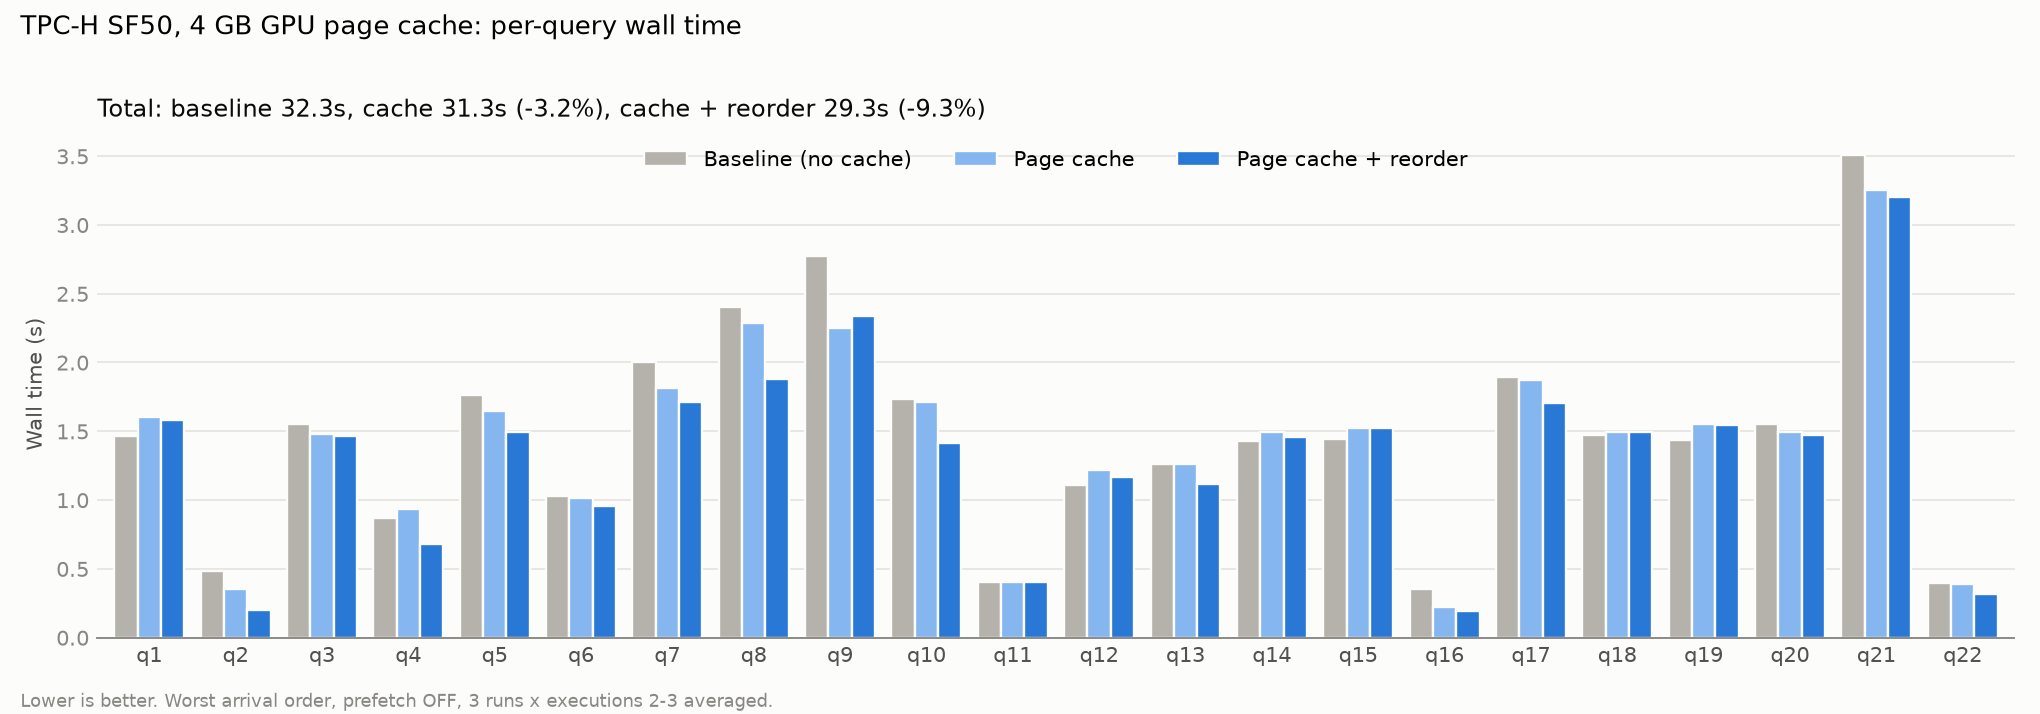

Generate this figure with Python:
#!/usr/bin/env python3
"""TPC-H SF50, 4GB page cache, worst arrival order, prefetch off: per-query performance.

Three runs per condition (experiment/RO_worst_{base,cache,reorder}{,_r2,_r3}); every number is
the mean over those runs and executions 2-3 (execution 1 is warmup).

Outputs next to this file:
  tpch_sf50_per_query.png        per-query wall, baseline / cache / cache + reorder
  tpch_sf50_breakdown.png        each query's wall split into exclusive parts (see PARTS)
  tpch_sf50_per_query.csv        all numbers, plus summed scan internals from the engine log

The breakdown parts add up to wall time. "scan, reservation wait" is time when a scan is
running, a worker slot is free and a task is stuck in Reserving -- the other scans keep going
during it, so it is NOT all lost. `resv_lost_s` estimates what is lost: the free slots that a
reserving task could have filled, as a share of the 4 slots, integrated over time.

  pixi run -e duckdb-python python result/tpch_sf50_per_query.py
"""
import collections
import csv
import importlib.util
import json
import re
from pathlib import Path

import matplotlib
matplotlib.use("Agg")
import matplotlib.pyplot as plt

ROOT = Path(__file__).resolve().parents[1]
EXP = ROOT / "experiment"
OUT = Path(__file__).resolve().parent
SLOTS = 4
EXECS = {2, 3}
CONDS = [("base", "Baseline (no cache)", "#b4b2ab"),
         ("cache", "Page cache", "#86b6ef"),
         ("reorder", "Page cache + reorder", "#2a78d6")]
RUNS = {c: [f"RO_worst_{c}", f"RO_worst_{c}_r2", f"RO_worst_{c}_r3"] for c, *_ in CONDS}
PARTS = [("scan_full", "scan, slots full", "#2a78d6"),
         ("scan_resv", "scan, reservation wait", "#eb6834"),
         ("scan_idle", "scan, slots idle", "#1baf7a"),
         ("other_ops", "other operators", "#eda100"),
         ("idle", "idle / outside tasks", "#b4b2ab")]
INNER = ["disk_read", "cache_prep", "populate", "postfilter"]
QUERIES = list(range(1, 23))

spec = importlib.util.spec_from_file_location("P", ROOT / "scripts/parse_quent_operator_breakdown.py")
P = importlib.util.module_from_spec(spec)
spec.loader.exec_module(P)


def task_spans(run):
    """(query, exec) -> [(start_ns, end_ns, kind)], kind in scan/compute/reserve/waiting."""
    tel = next((EXP / run).glob("*/telemetry_data"))
    qlabel, plan_q, pipe_plan, chain = P.load_telemetry(tel)
    events = collections.defaultdict(list)
    pipe = {}
    for path in sorted(tel.rglob("task/*.ndjson")):
        for line in path.open():
            o = json.loads(line)
            st = o.get("data", {}).get("state")
            events[o["id"]].append((o["timestamp"], st))
            if isinstance(st, dict) and isinstance(st.get("Created"), dict):
                pipe[o["id"]] = st["Created"].get("pipeline_uuid", "")
    spans = collections.defaultdict(list)
    for tid, ser in events.items():
        pid = pipe.get(tid)
        label = P.resolve_query_label(pid, plan_q, pipe_plan, qlabel) if pid else None
        parsed = P.parse_label(label) if label else None
        if not parsed or parsed[2] not in EXECS:
            continue
        ser.sort(key=lambda e: e[0])
        ops = chain.get(pid, {})
        for (ts, st), (te, _) in zip(ser, ser[1:]):
            name = next(iter(st)) if isinstance(st, dict) and st else str(st)
            if name == "Computing":
                op = st["Computing"].get("current_operator_id") if isinstance(st["Computing"], dict) else None
                kind = "scan" if ops.get(op) == "GPU_SCAN" else "compute"
            elif name == "Reserving":
                kind = "reserve"
            elif name in ("Finished", "Failed", "Cancelled"):
                continue
            else:
                kind = "waiting"
            spans[(int(parsed[1]), parsed[2])].append((ts, te, kind))
    return spans


def split(spans):
    """Sweep one query's spans into the exclusive parts plus the lost-slot estimate (seconds)."""
    out = collections.Counter()
    events = sorted([(s, 1, k) for s, e, k in spans] + [(e, -1, k) for s, e, k in spans])
    live = collections.Counter()
    prev = None
    for t, d, k in events:
        if prev is not None and t > prev:
            dur = (t - prev) / 1e9
            busy = live["scan"] + live["compute"]
            if live["reserve"] > 0 and busy < SLOTS:
                out["resv_lost_s"] += min(SLOTS - busy, live["reserve"]) / SLOTS * dur
            if live["scan"] > 0:
                if busy >= SLOTS:
                    out["scan_full"] += dur
                elif live["reserve"] > 0:
                    out["scan_resv"] += dur
                else:
                    out["scan_idle"] += dur
            elif live["compute"] > 0:
                out["other_ops"] += dur
            out["scan_task_s"] += live["scan"] * dur
        live[k] += d
        prev = t
    return out


def walls(run):
    w = {}
    for line in open(EXP / run / "runner.log"):
        m = re.search(r"exec=(\d+)/\d+ .* q(\d+) done wall=([\d.]+)s", line)
        if m and int(m[1]) in EXECS:
            w[(int(m[2]), int(m[1]))] = float(m[3])
    return w


def scan_internals(run):
    """(query, exec) -> summed seconds of disk read / cache prep / populate / post-filter."""
    log = next((EXP / run).glob("*/log_dir/*.log"))
    out = collections.defaultdict(collections.Counter)
    key = None
    for line in open(log):
        m = re.search(r"sirius_set_query_label\('\w+_q(\d+)_exec(\d+)'\)", line)
        if m:
            key = (int(m[1]), int(m[2]))
            continue
        if not key or key[1] not in EXECS:
            continue
        if "[scan-audit] parquet_materialize" in line:
            out[key]["disk_read"] += int(re.search(r" read_us=(\d+)", line)[1]) / 1e6
            out[key]["cache_prep"] += int(re.search(r"stage_prep_us=(\d+)", line)[1]) / 1e6
        elif "[scan-populate]" in line and (m := re.search(r"store=\w+ us=(\d+)", line)):
            out[key]["populate"] += int(m[1]) / 1e6
        elif "[scan-stage]" in line:
            out[key]["postfilter"] += int(re.search(r"postfilter_us=(\d+)", line)[1]) / 1e6
    return out


FIELDS = (["wall"] + [p for p, *_ in PARTS] + ["resv_lost_s", "scan_task_s"] + INNER)
data = {}  # (cond, q) -> Counter of means
for cond, *_ in CONDS:
    acc = collections.defaultdict(collections.Counter)
    n = 0
    for run in RUNS[cond]:
        sp, w, inner = task_spans(run), walls(run), scan_internals(run)
        for q in QUERIES:
            for e in EXECS:
                parts = split(sp.get((q, e), []))
                parts["wall"] = w[(q, e)]
                parts["idle"] = parts["wall"] - sum(parts[k] for k, *_ in PARTS[:4])
                parts.update(inner.get((q, e), {}))
                acc[q].update(parts)
        n += len(EXECS)
    for q in QUERIES:
        data[(cond, q)] = collections.Counter({k: v / n for k, v in acc[q].items()})

with open(OUT / "tpch_sf50_per_query.csv", "w", newline="") as f:
    w = csv.writer(f)
    w.writerow(["condition", "query"] + FIELDS)
    for cond, *_ in CONDS:
        for q in QUERIES:
            w.writerow([cond, f"q{q}"] + [f"{data[(cond, q)][k]:.3f}" for k in FIELDS])
        w.writerow([cond, "total"] + [f"{sum(data[(cond, q)][k] for q in QUERIES):.3f}" for k in FIELDS])

BG = "#fcfcfb"


def style(ax):
    ax.set_facecolor(BG)
    ax.set_xticks(range(22), [f"q{q}" for q in QUERIES], fontsize=9, color="#52514e")
    ax.tick_params(axis="x", length=0)
    ax.tick_params(axis="y", length=0, colors="#898781", labelsize=9)
    ax.set_ylabel("Wall time (s)", fontsize=9, color="#52514e")
    ax.grid(axis="y", color="#e6e5e1", linewidth=0.8, zorder=0)
    for s in ("top", "right", "left"):
        ax.spines[s].set_visible(False)
    ax.spines["bottom"].set_color("#898781")
    ax.set_xlim(-0.6, 21.6)


tot = {c: sum(data[(c, q)]["wall"] for q in QUERIES) for c, *_ in CONDS}
subtitle = (f"Total: baseline {tot['base']:.1f}s, cache {tot['cache']:.1f}s "
            f"({(tot['cache'] / tot['base'] - 1) * 100:+.1f}%), cache + reorder {tot['reorder']:.1f}s "
            f"({(tot['reorder'] / tot['base'] - 1) * 100:+.1f}%)")
note = ("Lower is better. Worst arrival order, prefetch OFF, 3 runs x executions 2-3 averaged.")

# Per-query wall.
fig, ax = plt.subplots(figsize=(12, 4.2), dpi=170)
fig.patch.set_facecolor(BG)
bw = 0.27
for i, (cond, label, color) in enumerate(CONDS):
    ax.bar([q - 1 + (i - 1) * bw for q in QUERIES], [data[(cond, q)]["wall"] for q in QUERIES],
           bw, color=color, edgecolor=BG, linewidth=1, zorder=2, label=label)
style(ax)
ax.set_title(subtitle, fontsize=10, color="#0b0b0b", loc="left")
ax.legend(frameon=False, fontsize=9, ncol=3, loc="upper center")
fig.suptitle("TPC-H SF50, 4 GB GPU page cache: per-query wall time", fontsize=11, x=0.01, ha="left")
fig.text(0.01, 0.01, note, fontsize=7.5, color="#898781")
fig.tight_layout(rect=(0, 0.03, 1, 0.97))
fig.savefig(OUT / "tpch_sf50_per_query.png", facecolor=BG)
plt.close(fig)

# Breakdown.
fig, ax = plt.subplots(figsize=(15, 4.8), dpi=160)
fig.patch.set_facecolor(BG)
for ci, (cond, *_) in enumerate(CONDS):
    xs = [q - 1 + (ci - 1) * (bw + 0.02) for q in QUERIES]
    bottom = [0.0] * 22
    for key, label, color in PARTS:
        vals = [max(data[(cond, q)][key], 0.0) for q in QUERIES]
        ax.bar(xs, vals, bw, bottom=bottom, color=color, edgecolor=BG, linewidth=0.6,
               label=label if ci == 0 else None, zorder=2)
        bottom = [b + v for b, v in zip(bottom, vals)]
    for x, top in zip(xs, bottom):
        ax.text(x, top + 0.04, "BCR"[ci], ha="center", va="bottom", fontsize=6.5, color="#52514e")
style(ax)
ax.set_title(subtitle, fontsize=10, color="#0b0b0b", loc="left")
ax.legend(frameon=False, fontsize=8.5, ncol=5, loc="upper center")
fig.suptitle("TPC-H SF50, 4 GB GPU page cache: per-query wall time breakdown "
             "(B = baseline, C = cache, R = cache + reorder)", fontsize=11, x=0.01, ha="left")
fig.text(0.01, 0.01, note + " Parts are exclusive and add up to wall time.",
         fontsize=7.5, color="#898781")
fig.tight_layout(rect=(0, 0.03, 1, 0.97))
fig.savefig(OUT / "tpch_sf50_breakdown.png", facecolor=BG)
plt.close(fig)

for cond, *_ in CONDS:
    print(cond, " ".join(f"{k}={sum(data[(cond, q)][k] for q in QUERIES):.2f}" for k in FIELDS))
